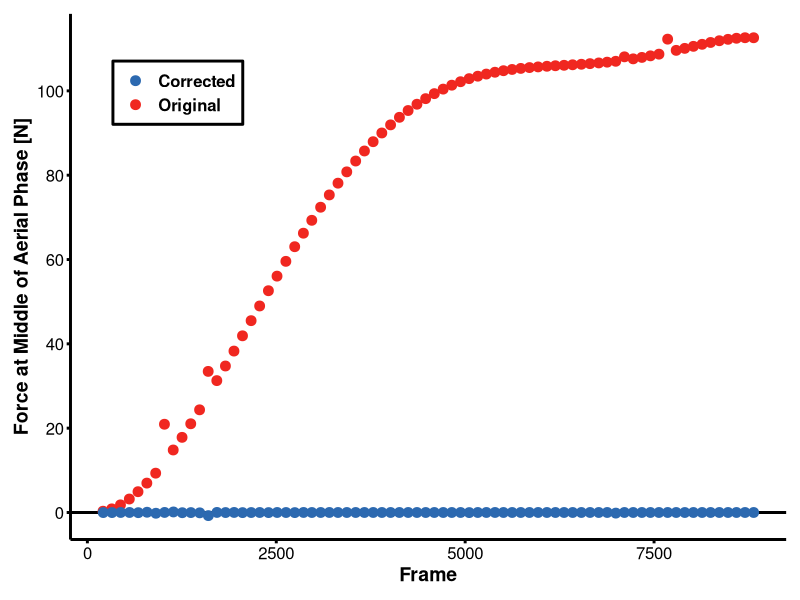

The R source for this figure: (Note: this script raises an error after producing the figure.)
library(ggplot2)
library(ggthemes)
library(viridis)


data.aerial = read.csv('aerial_plots_data.csv') #exported from sample.py [aerial_means_d]
head(data.aerial)

ggplot(data = data.aerial) +
  geom_abline(intercept = 0, slope = 0, lwd = 1, alpha = 1, color = 'black')+
  geom_point((aes(y = aerial_val, x = aerial_loc, color = signal)), size = 3, alpha = 1)+
  scale_y_continuous('Force at Middle of Aerial Phase [N]', breaks = seq(-100,100,20))+
  scale_x_continuous('Frame')+
  scale_color_tableau(label = c('Corrected','Original'),palette = 'Classic Blue-Red 6')+
  theme_classic()+
  theme(axis.line = element_line(size =1, color = 'black'),
        axis.ticks = element_line(size = 1, color = 'black'),
        axis.text = element_text(size = 12, color = 'black'),
        axis.title = element_text(size = 14, face = 'bold', color = 'black'),
        legend.position = c(.15,.85),
        legend.text = element_text(size = 12, face = 'bold', color = 'black'),
        legend.title = element_blank(),
        legend.key.width = unit(.3, 'in'),
        legend.background = element_rect(fill = alpha('white',0.8), size = 1, linetype = 'solid', color = 'black'),
        plot.margin = unit(c(10,10,10,10),'points'))

# ggsave('steps.png',height = 4, width = 8, units = 'in')


data.ex = read.csv('joss_example.csv') #exported from sample.py [force_fd] and [GRF_filt]


head(data.ex)

ggplot(data = data.ex) +
  geom_abline(intercept = 0, slope = 0, lwd = 1, alpha = 1)+
  geom_line((aes(x = time, y = wrong)), alpha = 1, lwd = 1)+
  geom_line((aes(x = time, y = right)), alpha = 1, lwd = 1, color = 'red')+
  scale_color_tableau(label = c('Corrected','Original'),palette = 'Classic 10')+
  scale_y_continuous('Vertical Ground Reaction Force [N]', breaks = seq(0,2000,300))+
  scale_x_continuous('Time [s]', breaks = seq(5,6,.2))+
  theme_classic()+
  theme(axis.line = element_line(size =1, color = 'black'),
        axis.ticks = element_line(size = 1, color = 'black'),
        axis.text = element_text(size = 12, color = 'black'),
        axis.title = element_text(size = 14, face = 'bold', color = 'black'),
        legend.position = c(.85,.9),
        legend.text = element_text(size = 12, face = 'bold', color = 'black'),
        legend.title = element_blank(),
        legend.key.width = unit(.3, 'in'),
        legend.background = element_rect(fill = alpha('white',0.8), size = 1, linetype = 'solid', color = 'black'),
        plot.margin = unit(c(10,10,10,10),'points'))

# ggsave('example.eps',height = 8, width = 8, units = 'in')
